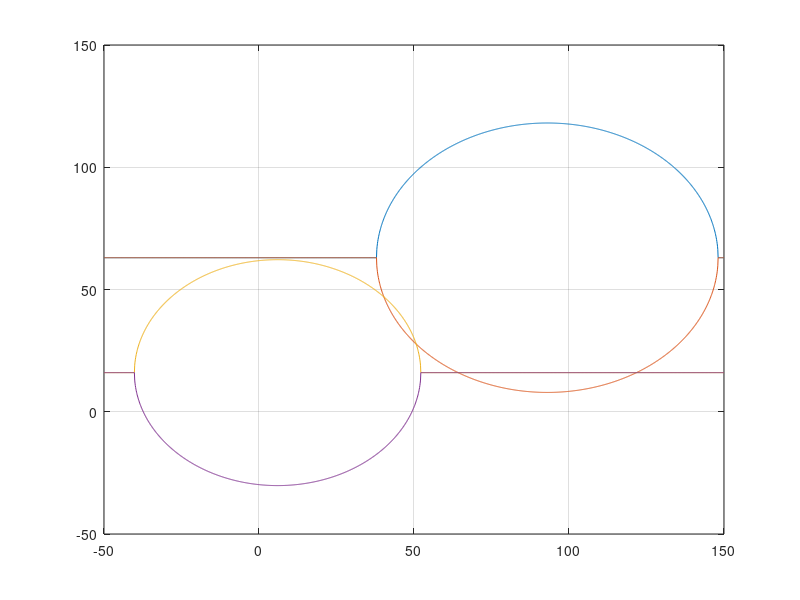

Reproduce this figure in MATLAB. (Note: this script raises an error after producing the figure.)
clc
clear
%v är vektor v(1) = x, v(2) = y
ekv = @(v) [(93-v(1))^2 + (63 - v(2))^2 - 55.1^2 ; (6-v(1))^2 + (16 - v(2))^2 - 46.2^2];

%%Plot ger bra gissningar på (40;58) och (54;25)
x = [-50:0.1:150];
%Dela upp plotten i funktioner av y
topA = sqrt(55.1^2 - x.^2 +x.*186-93^2) +63 ;
botA = -sqrt(55.1^2 - x.^2 +x.*186-93^2) +63 ;
topB = sqrt(46.2^2 - x.^2+x.*12 -36) +16 ;
botB = -sqrt(46.2^2 - x.^2+x.*12 -36) +16 ;

plot(x, topA);
hold on;
plot(x, botA);
plot(x, topB);
plot(x, botB);
grid on;
%Newtons metod i flera dimensioner fungerar som vanligt men jacobianen
%Används istället för derivatan, fixpunkt.m klarar även detta
Jacobi = @(v) [-2*(93-v(1)), -2*(63 - v(2)); -2*(6-v(1)), -2*(16-v(2))];
theta = @(v) v - Jacobi(v)^(-1) * ekv(v);
guesses = [40, 54; 58, 25];
%se fixpunkt.m för detaljer
results = fixpunkt(guesses, theta, 1e-12);
plot(results(1,2), results(2,2), 'r *');
plot(results(1,1), results(2,1), 'g *');
hold off;